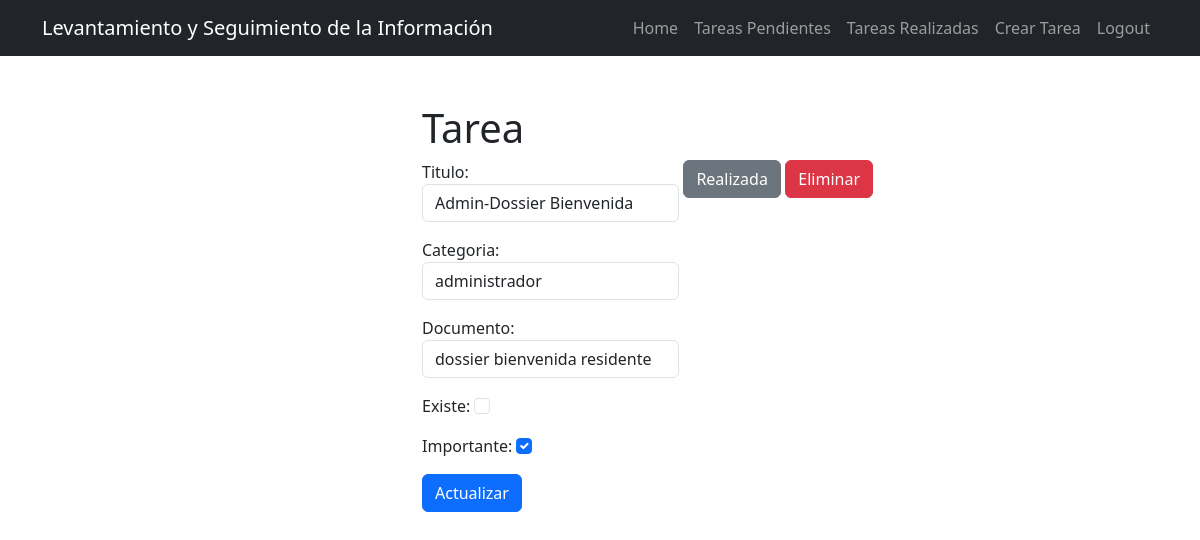
Page /tasks/2/ (signed in) on the committed database.
### tasks/models.py (models this page shows, shortened)
class Tarea (models.Model):
    titulo = models.CharField(max_length=100)
    categoria = models.CharField(max_length=200)
    documento = models.CharField(max_length=200)
    creado = models.DateTimeField(auto_now_add=True)
    realizado = models.DateTimeField(null=True, blank=True)
    existe = models.BooleanField(default=False)
    importante = models.BooleanField(default=False)
    usuario = models.ForeignKey(User, on_delete=models.CASCADE)

### tasks/views.py (the view, shortened to what this page needs)
# urls.py: path('tasks/<int:task_id>/', views.detalle_tarea, name='detalle_tarea'),
@login_required
def detalle_tarea(request, task_id):
    if request.method == 'GET':
        task = get_object_or_404(Tarea, pk=task_id, usuario=request.user)
        form= TareaForm(instance=task)
        return render(request, 'detalle_tarea.html', {'task': task, 'form': form})

### tasks/forms.py
class TareaForm(forms.ModelForm):
    class Meta:
        model = Tarea
        fields = ['titulo', 'categoria', 'documento', 'existe', 'importante']
        widgets= {
            'titulo': forms.TextInput(attrs={'class':'form-control', 'placeholder': 'Escribir el titulo' }),
            'categoria': forms.TextInput(attrs={'class':'form-control', 'placeholder': 'Escribir la categoria'}),
            'documento': forms.TextInput(attrs={'class':'form-control', 'placeholder': 'Nombre del documento'}),
            'existe': forms.CheckboxInput(attrs={'class':'form-check-input ms-auto'}),
            'importante': forms.CheckboxInput(attrs={'class':'form-check-input ms-auto'}),
        }

### tasks/templates/detalle_tarea.html (shortened to what this page needs)
{% extends 'base.html' %}
{% block content %}
<main class="container">
    <div class="row">
        <div class="col-md-5 offset-md-4 mt-5" >
            <h1>Tarea</h1>
            <div class=" d-flex  justify-content-between">
                <form method="POST">
                    {{form.as_p}}
                    <button class="btn btn-primary">
                    Actualizar
                    </button>
                </form >
                <form action= "{% url 'realizada_tarea' task.id %}" method="POST">
                    <button class="btn btn-secondary">
                    Realizada
                    </button>
                </form>
                <form action= "{% url 'eliminar_tarea' task.id %}" method="POST">
                    <button class="btn btn-danger">
                    Eliminar
                    </button>
                </form>
            </div>
        </div>
    </div>
</main>
{% endblock %}

### rows in the picture
Tarea: titulo "Admin-Dossier Bienvenida", categoria "administrador", documento "dossier bienvenida residente", importante "☑"
